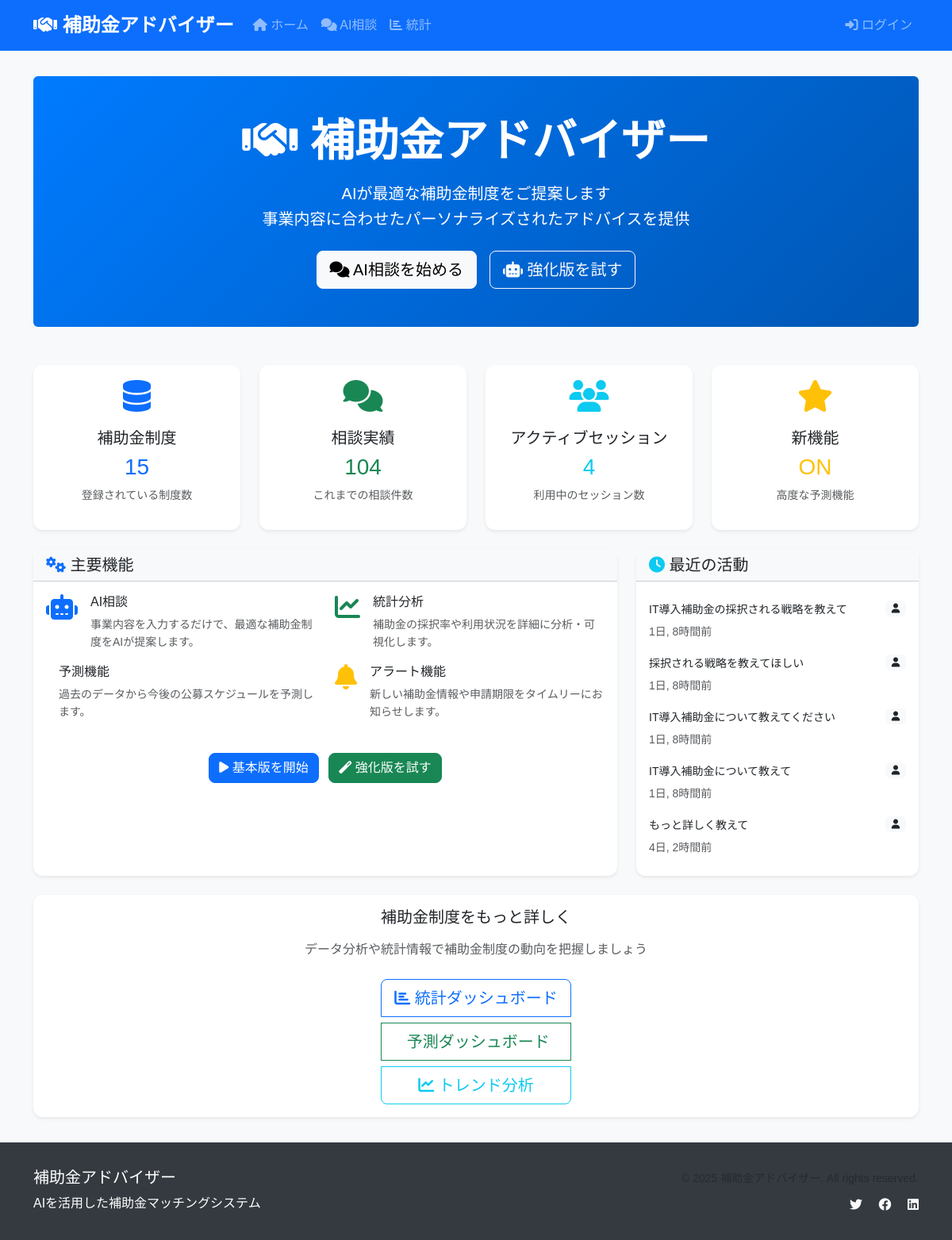
The app's page /, older data.
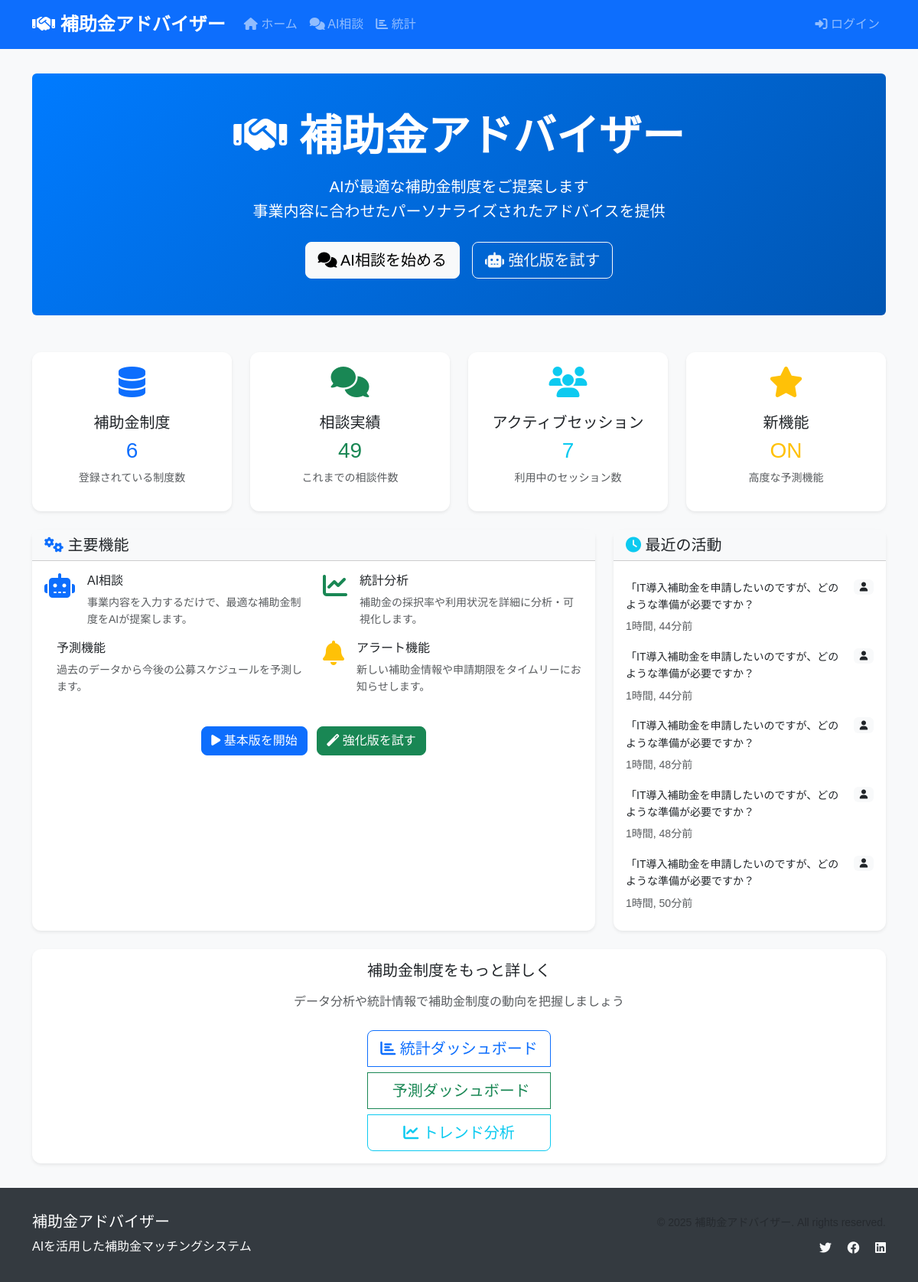
The same page, newer data.
### advisor/models.py (models this page shows, shortened)
class ConversationHistory(models.Model):
    session_id = models.CharField(max_length=255, verbose_name="セッションID")
    user = models.ForeignKey(
        User,
        on_delete=models.SET_NULL,
        null=True,
        blank=True,
        verbose_name="ユーザー"
    )
    message_type = models.CharField(
        max_length=20,
        choices=[
            ('user', 'ユーザー'),
            ('assistant', 'アシスタント'),
            ('system', 'システム')
        ],
        verbose_name="メッセージ種別"
    )
    content = models.TextField(verbose_name="メッセージ内容")
    metadata = models.JSONField(
        default=dict,
        verbose_name="メタデータ",
        help_text="信頼度、推奨補助金、使用モデル等"
    )
    intent_analysis = models.JSONField(
        default=dict,
        verbose_name="意図分析結果"
    )
    user_context = models.JSONField(
        default=dict,
        verbose_name="ユーザーコンテキスト"
    )
    timestamp = models.DateTimeField(auto_now_add=True, verbose_name="タイムスタンプ")
    class Meta:
        verbose_name = "会話履歴"
        verbose_name_plural = "会話履歴"
        ordering = ['-timestamp']

### advisor/views.py (the view)
# urls.py: path('', views.index, name='index'),  # 新しいメインページ
def index(request):
    subsidies = SubsidyType.objects.all()
    basic_stats = {
        'total_subsidies': subsidies.count(),
        'total_conversations': ConversationHistory.objects.count(),
        'active_sessions': ConversationHistory.objects.values('session_id').distinct().count(),
    }
    recent_predictions = []
    if NEW_MODELS_AVAILABLE and SubsidyPrediction:
        try:
            recent_predictions = SubsidyPrediction.objects.filter(
                predicted_date__gte=timezone.now().date()
            ).order_by('predicted_date')[:5]
        except Exception as e:
            print(f"Prediction query error: {e}")
            recent_predictions = []
    recent_conversations = ConversationHistory.objects.filter(
        message_type='user'
    ).order_by('-timestamp')[:5]
    context = {
        'page_title': '補助金アドバイザー',
        'subsidies': subsidies,
        'recent_predictions': recent_predictions,
        'recent_conversations': recent_conversations,
        'stats': basic_stats,
        'new_features_available': NEW_MODELS_AVAILABLE,
        'enhanced_services_available': ENHANCED_SERVICES_AVAILABLE,
    }
    return render(request, 'advisor/index.html', context)

### templates/advisor/index.html (shortened to what the changed rows need)
{% extends 'base.html' %}
{% load static %}
{% block content %}
<div class="row">
    <div class="col-12 mb-5">
        <div class="hero-section bg-primary text-white rounded p-5 text-center">
            <h1 class="display-4 fw-bold mb-3">
                <i class="fas fa-handshake"></i> 補助金アドバイザー
            </h1>
        </div>
    </div>
</div>
<div class="row">
    <div class="col-lg-3 col-md-6 mb-4">
        <div class="card border-0 shadow-sm h-100">
            <div class="card-body text-center">
                <div class="display-6 text-primary mb-3">
                    <i class="fas fa-database"></i>
                </div>
                <h5 class="card-title">補助金制度</h5>
                <h3 class="text-primary">{{ stats.total_subsidies }}</h3>
                <p class="text-muted small">登録されている制度数</p>
            </div>
        </div>
    </div>
    <div class="col-lg-3 col-md-6 mb-4">
        <div class="card border-0 shadow-sm h-100">
            <div class="card-body text-center">
                <div class="display-6 text-success mb-3">
                    <i class="fas fa-comments"></i>
                </div>
                <h5 class="card-title">相談実績</h5>
                <h3 class="text-success">{{ stats.total_conversations }}</h3>
                <p class="text-muted small">これまでの相談件数</p>
            </div>
        </div>
    </div>
    <div class="col-lg-3 col-md-6 mb-4">
        <div class="card border-0 shadow-sm h-100">
            <div class="card-body text-center">
                <div class="display-6 text-info mb-3">
                    <i class="fas fa-users"></i>
                </div>
                <h5 class="card-title">アクティブセッション</h5>
                <h3 class="text-info">{{ stats.active_sessions }}</h3>
                <p class="text-muted small">利用中のセッション数</p>
            </div>
        </div>
    </div>
</div>
<div class="row">
    <div class="col-lg-4">
        <div class="card shadow-sm h-100">
            <div class="card-body">
                {% if recent_conversations %}
                    <div class="list-group list-group-flush">
                        {% for conversation in recent_conversations %}
                            <div class="list-group-item border-0 px-0 py-2">
                                <div class="d-flex justify-content-between align-items-start">
                                    <div class="flex-grow-1">
                                        <p class="mb-1 small">
                                            {{ conversation.content|truncatechars:50 }}
                                        </p>
                                        <small class="text-muted">
                                            {{ conversation.timestamp|timesince }}前
                                        </small>
                                    </div>
                                    <span class="badge bg-light text-dark ms-2">
                                        <i class="fas fa-user"></i>
                                    </span>
                                </div>
                            </div>
                        {% endfor %}
                    </div>
                {% endif %}
            </div>
        </div>
    </div>
</div>
{% endblock %}

Row changes from the older to the newer data that the page shows:
removed ConversationHistory: content "IT導入補助金の採択される戦略を教えて", timestamp "1日, 8時間"
removed ConversationHistory: content "採択される戦略を教えてほしい", timestamp "1日, 8時間"
removed ConversationHistory: content "IT導入補助金について教えてください", timestamp "1日, 8時間"
removed ConversationHistory: content "IT導入補助金について教えて", timestamp "1日, 8時間"
removed ConversationHistory: content "もっと詳しく教えて", timestamp "4日, 2時間"
now on this page (row edited): ConversationHistory: content "「IT導入補助金を申請したいのですが、どのような準備が必要ですか？", timestamp "1時間, 44分"
now on this page (row edited): ConversationHistory: content "「IT導入補助金を申請したいのですが、どのような準備が必要ですか？", timestamp "1時間, 44分"
now on this page (row edited): ConversationHistory: content "「IT導入補助金を申請したいのですが、どのような準備が必要ですか？", timestamp "1時間, 48分"
now on this page (row edited): ConversationHistory: content "「IT導入補助金を申請したいのですが、どのような準備が必要ですか？", timestamp "1時間, 48分"
now on this page (row edited): ConversationHistory: content "「IT導入補助金を申請したいのですが、どのような準備が必要ですか？", timestamp "1時間, 50分"
Text that changed along with them:
{{ stats.total_subsidies }}: "15" → "6"
{{ stats.total_conversations }}: "104" → "49"
{{ stats.active_sessions }}: "4" → "7"
